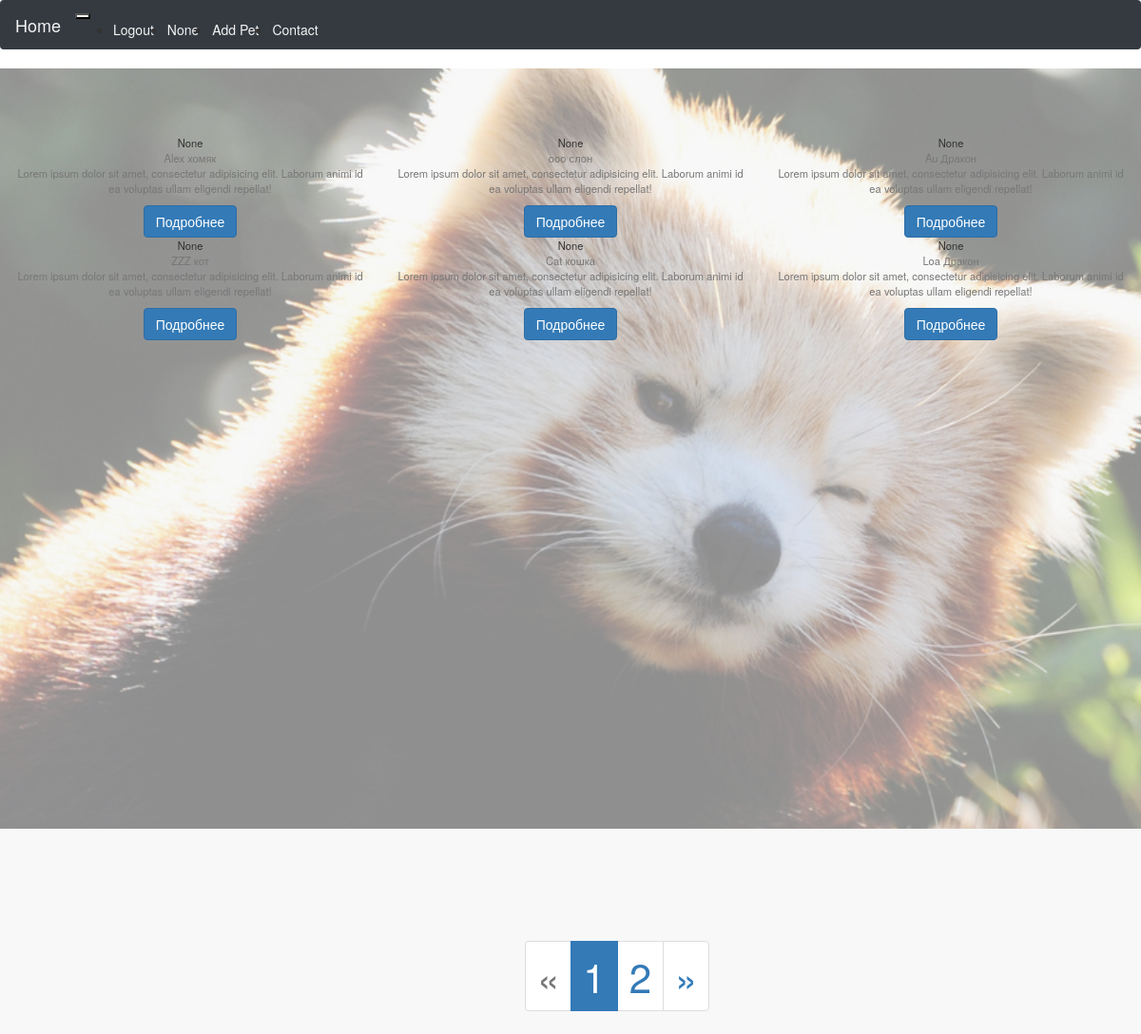
Page /pets (signed in) on the committed database.
### app/models.py (models this page shows, shortened)
class User(UserMixin,db.Model):
    id = db.Column(db.Integer, primary_key=True)
    login = db.Column(db.String(34), unique=True)
    password = db.Column(db.String(256))
    pets = db.relationship('Pet', backref='owner', lazy='dynamic')
    info_ = db.relationship('Info', backref = ' ' , uselist=False, lazy='select')

class Pet(db.Model):
    id = db.Column(db.Integer, primary_key=True)
    name = db.Column(db.String(12))
    type = db.Column(db.Integer, db.ForeignKey('types.id'))
    user_id = db.Column(db.Integer, db.ForeignKey('user.id'))

class Types(db.Model):
    id = db.Column(db.Integer, primary_key=True)
    type = db.Column(db.String(12))
    pets = db.relationship('Pet', backref='typepet', lazy='dynamic')

### app/routes.py (the view)
@app.route('/pets')
@login_required
def pets():
    pets = current_user.pets
    pets = pets.paginate(per_page=6)
    return render_template('pets.html',pets=pets, title="Welcome!")

### app/models.py (called while the page is built)
@login.user_loader
def load_user(id):
    return User.query.get(int(id))

### app/templates/pets.html (shortened to what this page needs)
{% extends 'base.html'%}
{% from "bootstrap/pagination.html" import render_pagination %}
{% block content_app%}
  <div class="container-fluid alert-mess">
{%if pets%}
<div class="row">
  {%for pet in pets.items%}
  <div class="col-md-4 col-lg-4 col-sm-12 mb-4">
    <div class="card card-circle text-center text-card">
      <div class="card-body ">
      <div class="card-title">
        <span>{{current_user.login}}</span>
        <div class="card-subtitle text-muted">
          <span>{{pet.name}} <span> {{pet.typepet.type}}</span> </span>
          <p>Lorem ipsum dolor sit amet, consectetur adipisicing elit. Laborum animi id ea voluptas ullam eligendi repellat!</p>
        </div>
      </div>
    </div>
    <div class="footer mb-4">
      <a href="#" class="btn btn-primary">Подробнее</a>
    </div>
    </div>
  </div>
  {%endfor%}
</div>
{%endif%}
</div>
<nav class="nav navbar-fixed-bottom sticky">
  {{render_pagination(pets)}}
</nav>
{% endblock%}

### app/templates/base.html (shortened to what this page needs)
{% extends "bootstrap/base.html" %}
{% set id_messages=[] %}
{% block styles %}
  {{super()}}
  <link rel="stylesheet" href="{{url_for('.static',filename='css/style.css')}}">
{% endblock %}
{% block navbar %}
<nav class="navbar navbar-expand-lg fixed-top bg-dark">
  <a class="navbar-brand" href="#">Home</a>
  <button
    class="navbar-toggler"
    type="button"
    data-toggle="collapse"
    data-target="#ButtonContent"
    aria-controls="ButtonContent"
    aria-expanded="false"
    aria-label="Toggle navigation"
    >
  </button>
  <div class="collapse navbar-collapse " id="ButtonContent">
     <ul class="navbar-nav mr-4">
       <li class="nav-item">
         {% if current_user.is_anonymous%}
               <a class="nav-link" href="{{url_for('login')}}">Login</a> </li>
         {% else %}
             <li class="nav-item">
                <a class="nav-link" href="{{url_for('logout')}}">Logout</a>
            </li>
           <li class="nav-item">
             <a class="nav-link" href="#">{{current_user.login}}</a>
           </li>
       {% endif %}
       {% if request.path=='/pets' %}
       <li class="nav-item active">
         <a class="nav-link" href="{{url_for('add_pets')}}">Add Pet</a>
       </li>
       {% else %}
         <li class="nav-item">
           <a class="nav-link" href="{{url_for('pets')}}">Pets</a>
         </li>
       {% endif %}
       <li class="nav-item">
         <a class="nav-link " href="#">Contact</a>
       </li>
     </ul>
   </div>
 </nav>
{% endblock navbar %}
{% block content %}
<header class="header" id="myHeader">
      <div class="overlay">
    {%block content_app%} {%endblock%}
  </div>
</header>
{% endblock content%}

### app/static/css/style.css (style rules this page uses)
.navbar { background:#F97300; }
.nav-link , .navbar-brand { color: #f4f4f4; cursor: pointer; }
.nav-link { margin-right: 1em !important; }
.navbar-collapse { justify-content: flex-end; }
.navbar-toggler { background:#fff !important; }
.bg-dark { background-color:#343a40!important }
.header { background-image: url('../image/6536.jpg'); background-attachment: fixed; background-size: cover; background-position: center; }
.overlay { position: absolute; min-height: 100%; min-width: 100%; left: 0; background: rgba(244, 244, 244, 0.59); }
.alert-mess { margin-top: 5em; margin-bottom:-30px; }
.pagination { font-size: 3em; }
.card-circle { border-radius: 20em; }
.text-card { font-size: 0.8em; }
.sticky { position: fixed; bottom: 0; width: 100%; margin-left: 46%; }

### rows in the picture
User: login "None"
Pet: name "Alex", typepet.type "хомяк"
Pet: name "ooo", typepet.type "слон"
Pet: name "Au", typepet.type "Дракон"
Pet: name "ZZZ", typepet.type "кот"
Pet: name "Cat", typepet.type "кошка"
Pet: name "Loa", typepet.type "Дракон"

### other values in the picture
{{ render_pagination(pets) }} "« 1 2 »"
